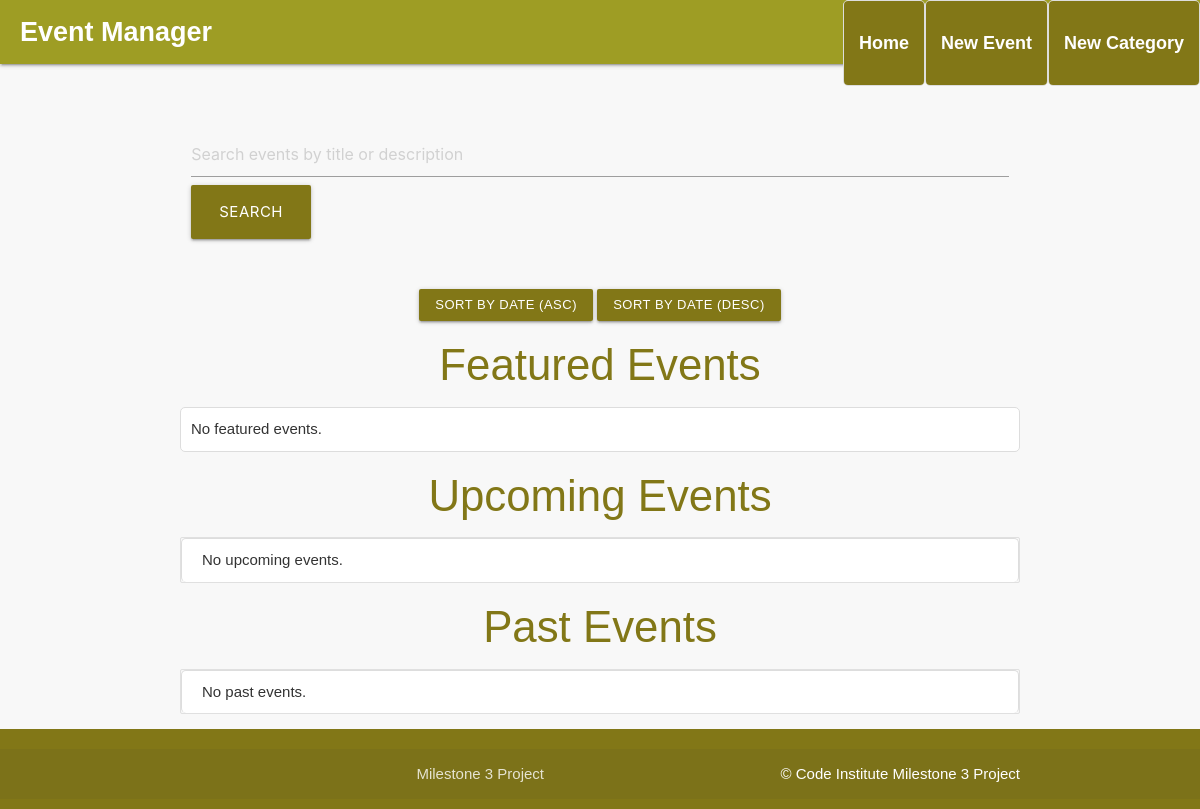
The app's page /, older data.
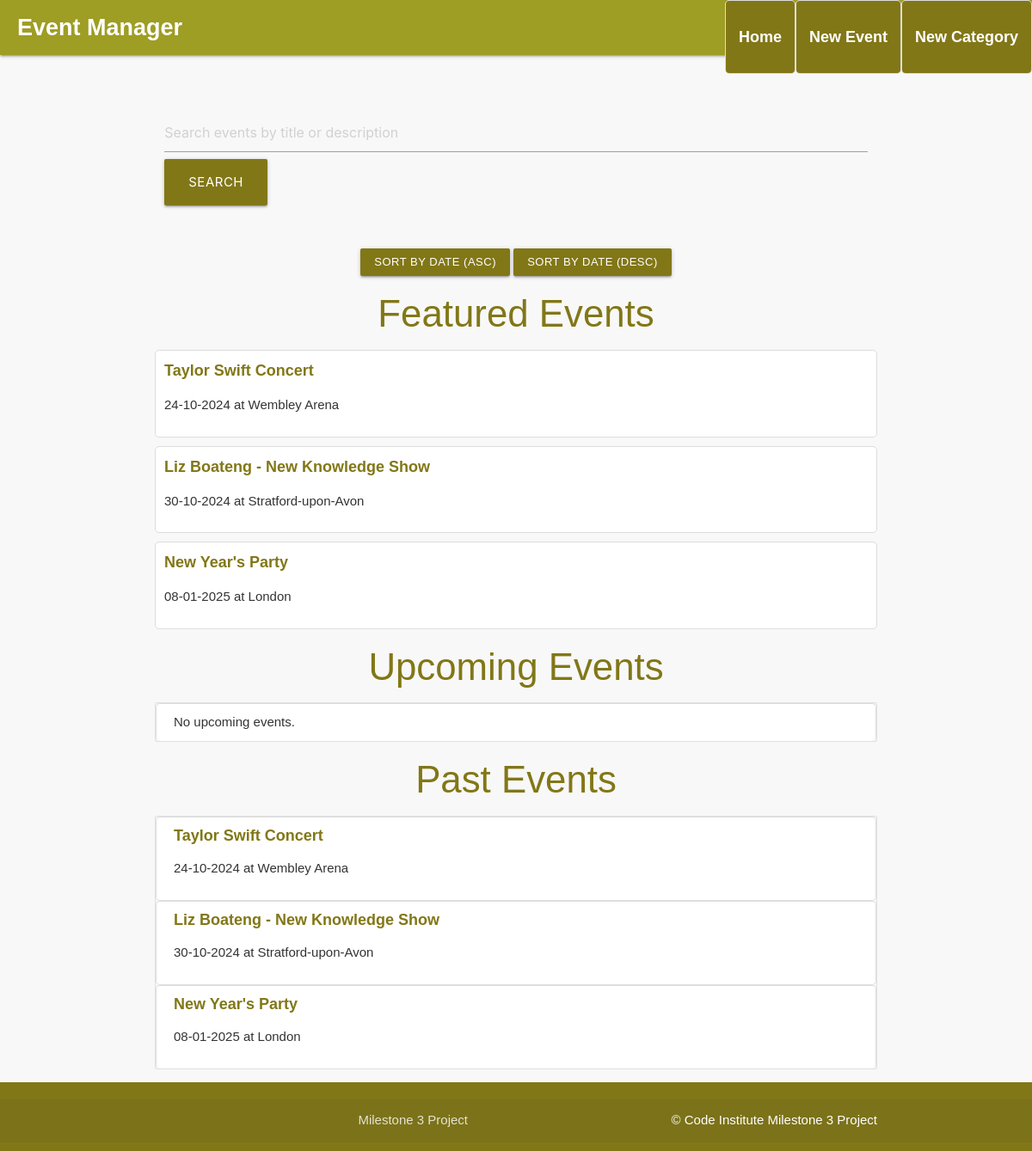
The same page, newer data.
### eventmanager/models.py (models this page shows, shortened)
class Event(db.Model):
    id = db.Column(db.Integer, primary_key=True)
    title = db.Column(db.String(100), unique=True, nullable=False)
    description = db.Column(db.Text, nullable=False)
    date = db.Column(db.DateTime, nullable=False)
    location = db.Column(db.String(200), nullable=False)
    created_at = db.Column(db.DateTime, default=db.func.now(), nullable=False)
    featured = db.Column(db.Boolean, default=False)
    category_id = db.Column(db.Integer, db.ForeignKey('category.id'), nullable=True)
    image_file = db.Column(db.String(120), nullable=True)  # Ensure this line is included

### eventmanager/routes.py (the view)
@app.route("/")
def home():
    sort_by = request.args.get("sort_by", "date")  # Default sort by date
    order = request.args.get("order", "asc")  # Default order ascending
    now = datetime.now()
    featured_events = Event.query.filter_by(featured=True).order_by(Event.date.asc()).all()
    if sort_by == "date":
        if order == "asc":
            upcoming_events = Event.query.filter(Event.date >= now).order_by(Event.date.asc()).all()
            past_events = Event.query.filter(Event.date < now).order_by(Event.date.asc()).all()
        else:
            upcoming_events = Event.query.filter(Event.date >= now).order_by(Event.date.desc()).all()
            past_events = Event.query.filter(Event.date < now).order_by(Event.date.desc()).all()
    return render_template("events.html", upcoming_events=upcoming_events, past_events=past_events, featured_events=featured_events)

### eventmanager/__init__.py (called while the page is built, shortened)
@app.template_filter('dateformat')
def dateformat(value, format='%d-%m-%Y'):
    if value is None:
        return ""
    return value.strftime(format)

### eventmanager/templates/events.html (shortened to what this page needs)
{% extends "base.html" %}
{% block content %}
    <form method="POST" action="{{ url_for('search') }}" class="row">
        <div class="input-field col s12">
            <input type="text" name="search_term" placeholder="Search events by title or description" required/>
            <button type="submit" class="btn-large lime darken-4">Search</button>
        </div>
    </form>
    <div class="row center-align">
        <a href="{{ url_for('home', sort_by='date', order='asc') }}" class="btn-small lime darken-4">Sort by Date (Asc)</a>
        <a href="{{ url_for('home', sort_by='date', order='desc') }}" class="btn-small lime darken-4">Sort by Date (Desc)</a>
    </div>
    <h3 class="center-align lime-text text-darken-4">Featured Events</h3>
    <ul>
        {% if featured_events %}
            {% for event in featured_events %}
                <li>
                    <a href="{{ url_for('event_detail', event_id=event.id) }}">{{ event.title }}</a>
                    <p>{{ event.date|dateformat }} at {{ event.location }}</p>
                </li>
            {% endfor %}
        {% else %}
            <li>No featured events.</li>
        {% endif %}
    </ul>
    <h3 class="center-align lime-text text-darken-4">Upcoming Events</h3>
    <ul class="collection">
        {% if upcoming_events %}
            {% for event in upcoming_events %}
                <li class="collection-item">
                    <a href="{{ url_for('event_detail', event_id=event.id) }}" class="lime-text text-darken-4">{{ event.title }}</a>
                    <p>{{ event.date|dateformat }} at {{ event.location }}</p>
                    <a href="{{ url_for('edit_event', event_id=event.id) }}" class="btn-small lime darken-4">Edit</a>
                    <a href="{{ url_for('delete_event', event_id=event.id) }}" class="btn-small pink darken-4" onclick="return confirm('Are you sure you want to delete this event?');">Delete</a>
                </li>
            {% endfor %}
        {% else %}
            <li class="collection-item">No upcoming events.</li>
        {% endif %}
    </ul>
    <h3 class="center-align lime-text text-darken-4">Past Events</h3>
    <ul class="collection">
        {% if past_events %}
            {% for event in past_events %}
                <li class="collection-item">
                    <a href="{{ url_for('event_detail', event_id=event.id) }}" class="lime-text text-darken-4">{{ event.title }}</a>
                    <p>{{ event.date|dateformat }} at {{ event.location }}</p>
                </li>
            {% endfor %}
        {% else %}
            <li class="collection-item">No past events.</li>
        {% endif %}
    </ul>
{% endblock %}

### eventmanager/templates/base.html (shortened to what this page needs)
<!DOCTYPE html>
<html lang="en">
<head>
    <link rel="stylesheet" href="https://cdnjs.cloudflare.com/ajax/libs/font-awesome/5.15.3/css/all.min.css"
>
    <link rel="stylesheet" href="https://cdnjs.cloudflare.com/ajax/libs/materialize/1.0.0/css/materialize.min.css"
        type="text/css">
    <link rel="stylesheet" href="{{ url_for('static', filename='css/style.css') }}" type="text/css">
</head>
<body>
    <header>
        <nav class="lime darken-3">
            <div class="nav-wrapper">
                <a href="{{ url_for('home') }}" class="brand-logo white-text">Event Manager</a>
                <ul class="right hide-on-med-and-down">
                    <li><a href="{{ url_for('home') }}" class="white-text nav-link-custom">Home</a></li>
                    <li><a href="{{ url_for('add_event') }}" class="white-text nav-link-custom">New Event</a></li>
                    <li><a href="{{ url_for('add_category') }}" class="white-text nav-link-custom">New Category</a></li>
                </ul>
            </div>
        </nav>
    </header>
    <main class="container">
        {% block content %}
        {% endblock %}
    </main>
    <footer class="page-footer lime darken-4">
        <div class="footer-copyright">
            <div class="container">
                Milestone 3 Project
                <a class="white-text right" href="https://codeinstitute.net" target="_blank">&copy; Code Institute Milestone 3 Project</a>
            </div>
        </div>
    </footer>
</body>
</html>

### eventmanager/static/css/style.css (style rules this page uses)
body { display: flex; min-height: 100vh; flex-direction: column; font-family: Arial, sans-serif; background-color: #f8f8f8; color: #333; }
main { flex: 1 0 auto; }
a { color: #827717; text-decoration: none; }
nav ul li a { color: white; font-weight: bold; }
nav .brand-logo { font-size: 1.8rem; font-weight: bold; padding-left: 20px; }
footer { background-color: #827717; padding: 10px 0; color: white; text-align: center; }
main.container { margin-top: 20px; }
ul { list-style-type: none; padding: 0; }
ul li { background-color: #fff; border: 1px solid #ddd; padding: 10px; margin-bottom: 10px; border-radius: 5px; }
ul li a { font-size: 1.2rem; font-weight: bold; }
input[type="text"], input[type="datetime-local"], textarea { width: 100%; padding: 10px; margin-bottom: 10px; border-radius: 4px; border: 1px solid #ccc; }
button { background-color: #827717; color: white; border: none; padding: 10px 15px; border-radius: 4px; cursor: pointer; }
.nav-link-custom { background-color: #827717; padding: 10px 15px; border-radius: 4px; transition: background-color 0.3s ease; }
.input-field { margin-bottom: 30px; }
.center-align { margin-top: 20px; }

Row changes from the older to the newer data that the page shows:
added Event: title "Taylor Swift Concert", date "24-10-2024", location "Wembley Arena"
added Event: title "Liz Boateng - New Knowledge Show", date "30-10-2024", location "Stratford-upon-Avon"
added Event: title "New Year's Party", date "08-01-2025", location "London"
Text that changed along with them:
text no longer shown: "No featured events. No past events."
